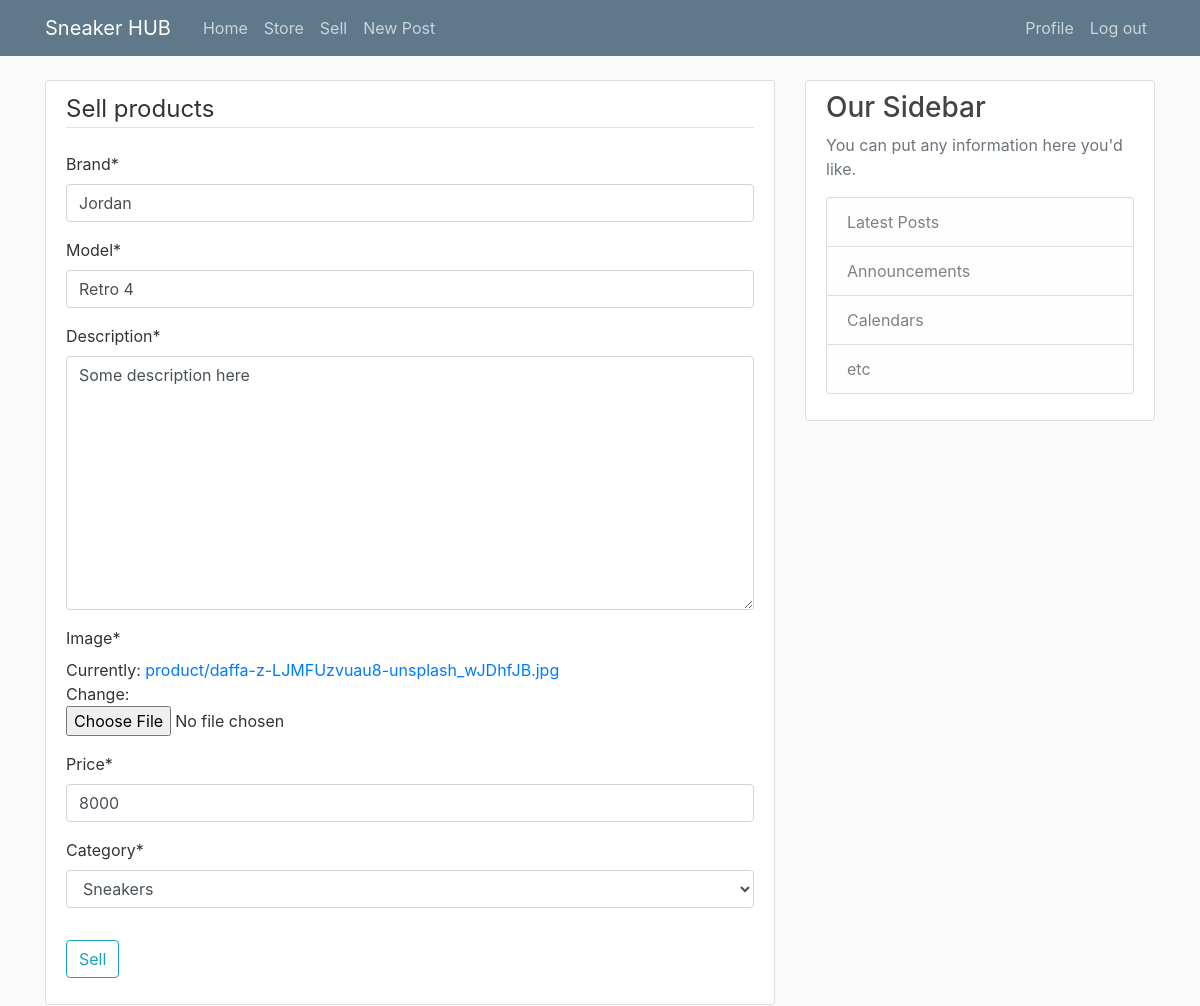
/product/1/update/ (signed in), run on the app's committed database.
### products/models.py (models this page shows, shortened)
class Product(models.Model):
    brand = models.CharField(max_length=100)
    model = models.CharField(max_length=100)
    description = models.TextField()
    price = models.IntegerField()
    category = models.CharField(max_length=1, choices=CATEGORY)
    image = models.ImageField(default='no_image.jpg', upload_to = 'product')
    date_created = models.DateTimeField(default=timezone.now)
    user = models.ForeignKey(User, on_delete=models.CASCADE)

### products/views.py (the view, shortened to what this page needs)
# urls.py: path('product/<int:pk>/update/', UpdateProductView.as_view(), name='product-update'),
class UpdateProductView(LoginRequiredMixin, UserPassesTestMixin, UpdateView):
    model = Product
    fields = ['brand', 'model', 'description', 'image', 'price', 'category']
    template_name = 'products/sell_product.html'
    def test_func(self):
        product = self.get_object()
        if self.request.user == product.user:
            return True
        else:
            return False

### products/templates/products/sell_product.html (shortened to what this page needs)
{% extends 'stories/base.html' %}
{% load crispy_forms_tags %}
{% block content %}
    <div class="content-section">
        <form method='POST' autocomplete='off' enctype="multipart/form-data">
            <fieldset class="form-group">
                <legend class='border-bottom mb-4'>Sell products</legend>
                {{ form | crispy }}
            </fieldset>
            <div class="form-group">
                <button class='btn btn-outline-info' type="submit">
                    Sell
                </button>
            </div>
        </form>
    </div>
{% endblock content %}

### stories/static/stories/main.css (style rules this page uses)
body { background: #fafafa; color: #333333; margin-top: 5rem; }
.content-section { background: #ffffff; padding: 10px 20px; border: 1px solid #dddddd; border-radius: 3px; margin-bottom: 20px; }

### data on the page
Product: brand "Jordan", model "Retro 4", description "Some description here", price "8000", category "Sneakers"
